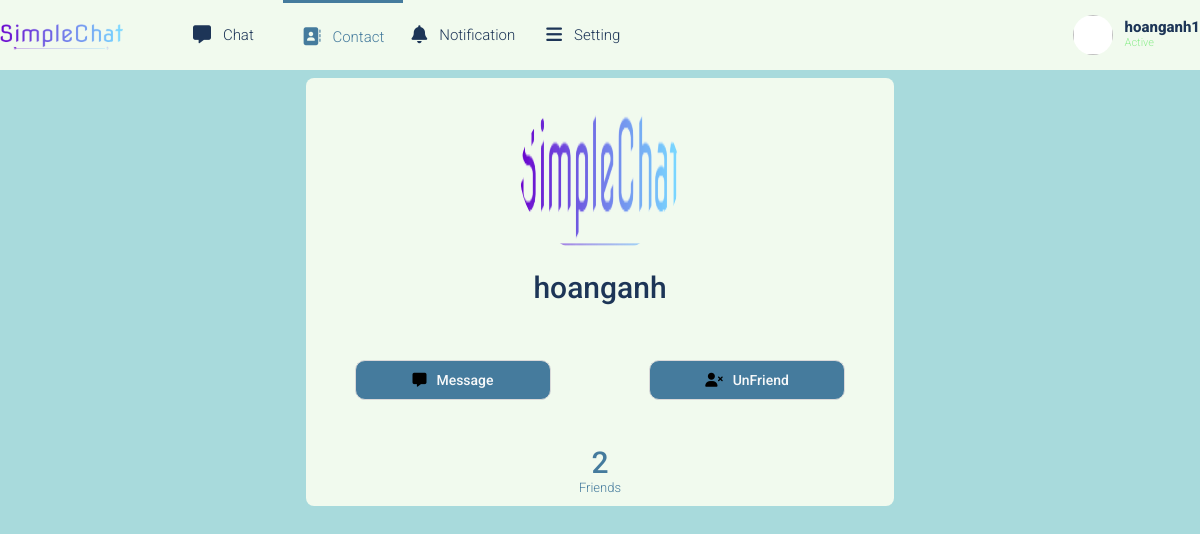
Page /users/profile/1/ (signed in) on the committed database.
### user/models.py (models this page shows, shortened)
class CustomUser(AbstractUser):
    create_date = models.DateTimeField(verbose_name=_("created date"), auto_now_add=True)
    profile_image = models.ImageField(max_length=255, upload_to=get_profile_image_path
                                      , null=True, blank=True, default=get_default_profile_image_path)
    gender = models.CharField(max_length=30, choices=GENDER_CHOICES, null=True, blank=True)
    is_online = models.BooleanField(default=False)

### user/views.py (the view)
# urls.py: path('profile/<int:user_id>/', UserProfileView.as_view(), name='user_profile'),
class UserProfileView(UserBaseView):
    def get(self, request, user_id):
        context = {}
        RELATIONSHIP = 1
        try:
            user_auth_friend_list, created = FriendList.objects.get_or_create(user=request.user)
            user_request_list = None
            user_profile = CustomUser.objects.get(pk=user_id) # this user in profile page
            user_profile_friend_list, created = FriendList.objects.get_or_create(user=user_profile)
            if request.user.id == user_id:
                RELATIONSHIP = 0
                user_profile_friend_list = user_auth_friend_list
                user_request_list = RequestFriend.objects.filter(receiver=request.user, is_active=True)
            elif user_auth_friend_list.is_mutual_friend(user_profile):
                RELATIONSHIP = 1
            else:
                RELATIONSHIP = 2
            context = {
                'user_profile': user_profile,
                'RELATIONSHIP': RELATIONSHIP,
                'user_friend_list': user_profile_friend_list.friends.all(),
                'user_request_list': user_request_list,
            }
            return render(request, 'accounts/profile.html', context)
        except CustomUser.DoesNotExist:
            return HttpResponse("User does not exist")

### friends/models.py (called while the page is built)
    def is_mutual_friend(self, friend):
        if friend in self.friends.all():
            return True
        return False

### templates/accounts/profile.html (shortened to what this page needs)
{% extends "base.html" %}
{% load static %}
{% load widget_tweaks %}
{% block cssblock %}
    <link rel="stylesheet" href="{% static 'css/profile.css' %}?version=1">
{% endblock cssblock %}
{% block header %}
    {% include 'pages/header.html' %}
{% endblock header %}
{% block content %}
<div class="container-profile">
    <div class="grid">
        <div class="grid__row">
            <div class="grid__col-3"></div>
            <div class="grid__col-6">
                <div class="profile">
                    <img src="{{ user_profile.profile_image.url }}" alt="" class="profile__img">
                    <div class="profile__info">
                        <p class="profile__info-username">{{ user_profile.username }}</p>
                    </div>
                    <div class="profile__action">
                        <form class="profile__action" action="{% url 'friends:friend_action' user_profile.pk %}" method="post">
                            {% if RELATIONSHIP == 0 %}
                                <button name="profile_action" value="edit_profile" class="btn btn--with-icon">
                                    <i class=".btn--icon-img fa-solid fa-user-pen"></i>
                                    <p class="btn--icon-text">Edit Profile</p>
                                </button>
                             {% else %}
                                <button name="profile_action" value="message" class="btn btn--with-icon">
                                    <i class=".btn--icon-img fa-solid fa-message"></i>
                                    <p class="btn--icon-text">Message</p>
                                </button>
                                {% if RELATIONSHIP == 2 %}
                                    <button name="profile_action" value="add_friend" class="btn btn--with-icon">
                                        <i class=".btn--icon-img fa-solid fa-user-plus"></i>
                                        <p class="btn--icon-text">Add Friend</p>
                                    </button>
                                {% elif RELATIONSHIP == 1 %}
                                    <button name="profile_action" value="unfriend" class="btn btn--with-icon">
                                        <i class=".btn--icon-img fa-solid fa-user-xmark"></i>
                                        <p class="btn--icon-text">UnFriend</>
                                    </button>
                                {% endif %}
                            {% endif %}
                        </form>
                    </div>
                    <div class="profile__extra">
                        <a href="javascript:void(0);" class="profile__extra-link" id="friend_list_btn">
                            <p class="profile__extra-link__count">
                                {{user_friend_list.count}}
                            </p>
                            <p class="profile__extra-link__title">
                                Friends
                            </p>
                        </a>
                    </div>
                </div>
            </div>
            <div class="grid__col-3">
            </div>
        </div>
    </div>
</div>
{% endblock content %}

### templates/pages/header.html (shortened to what this page needs)
{% load static %}
<header class="header">
    <div class="grid">
        <nav class="header__navbar">
            <div class="header__navbar-left">
                <div class="header__navbar-logo">
                    <a href="{% url 'chatroom:home' %}" class="header__navbar-logo-link">
                        <img class="header__navbar-logo-img" src="{% static 'img/simplechat-logo.png' %}" alt="Logo web">
                    </a>
                </div>
                <ul class="header__navbar-list header__navbar-menu">
                    <li id="navbar-chat" class="header__navbar-item">
                        <a href="{% url 'chatroom:home' %}" class="header__navbar-item-link">
                            <i class="header__navbar-item-logo fa-solid fa-message"></i>
                            Chat
                        </a>
                    </li>
                    <li id="navbar-contact" class="header__navbar-item">
                        <a href="{% url 'friends:friend_list' %}" class="header__navbar-item-link">
                            <i class="header__navbar-item-logo fa-solid fa-address-book"></i>
                            Contact
                        </a>
                    </li>
                    <li id="navbar-notification" class="header__navbar-item">
                        <a href="#" class="header__navbar-item-link">
                            <i class="header__navbar-item-logo fa-solid fa-bell"></i>
                            Notification
                        </a>
                    </li>
                    <li id="navbar-setting" class="header__navbar-item">
                        <a href="#" class="header__navbar-item-link">
                            <i class="header__navbar-item-logo fa-solid fa-bars"></i>
                            Setting
                        </a>
                    </li>
                </ul>
            </div>
            <div class="header__navbar-right">
                {% if user.is_authenticated %}
                    <img class="header__navbar-item-link header__navbar-profile-avatar" alt="">
                    <div id="header-profile-menu" class="header__navbar-profile">
                        <span class="header__navbar-item-link header__navbar-profile-username">{{request.user.username}}</span>
                        <p class="header__navbar-profile-status">Active</p>
                    </div>
                {% endif %}
            </div>
        </nav>
    </div>
</header>

### static/css/base.css (style rules this page uses)
:root { --white-color: #f8f9fa; --black-color: #000; --text-color: #d9d9d9; --primary-color: #a2d2ff; --no-focus-color: #a8dadc; --warning-color: #ef233c; --header-height: 70px; --bg-color-b: #457b9d; --bg-color: #a8dadc; --card-color: #f1faee; --text-b-color: #1d3557; --input-color: rgba(168, 218, 220, .5); --main-chat-color: #E63946; --active-color: #457b9d; --hover-color: rgba(69, 123, 157, .3); }
* { box-sizing: inherit; }
html { font-size: 62.5%; line-height: 1.6rem; font-family: 'Roboto', sans-serif; box-sizing: border-box; }
.grid { width: 1200px; max-width: 100%; margin: 0 auto; }
.grid__row { display: flex; flex-wrap: wrap; margin-left: -12px; margin-right: -12px; }
.grid__col-3 { padding-left: 12px; padding-right: 12px; width: 25%; }
.grid__col-6 { padding-left: 12px; padding-right: 12px; width: 50%; }
.header { height: var(--header-height); background-color: var(--card-color); }
.header__navbar { display: flex; justify-content: space-between; height: var(--header-height); }
.header__navbar-left { display: flex; align-items: center; justify-content: flex-start; flex-grow: 1; }
.header__navbar-right { display: inline-flex; justify-content: center; flex-wrap: nowrap; align-items: center; }
.header__navbar-logo, .header__navbar-logo-link, .header__navbar-logo-img { height: 30px; width: auto; }
.header__navbar-list { list-style: none; }
.header__navbar-menu { height: 100%; display: flex; align-items: center; }
.header__navbar-item { position: relative; height: 100%; flex: 1 0; width: 120px; }
.header__navbar-menu .header__navbar-item { box-sizing: border-box; }
.header__navbar-item, .header__navbar-item-link { text-decoration: none; font-size: 1.5rem; display: inline-flex; color: var(--text-b-color); font-weight: 300; align-items: center; justify-content: center; transition: .25s ease; }
.header__navbar-item--active { border-top: 3px solid var(--active-color); }
.header__navbar-item--active .header__navbar-item-link { color: var(--active-color); }
.header__navbar-item-logo { font-size: 1.8rem; margin: 0 12px 0 0; }
.header__navbar-profile { display: flex; flex-direction: column; align-items: flex-start; margin-left: 12px; cursor: pointer; }
.header__navbar-profile-avatar { width: 40px; border-radius: 50%; box-sizing: border-box; border: 0px solid; background-size: cover; background-repeat: no-repeat; background-position: center; height: 40px; background-color: white; }
.header__navbar-profile-username { font-weight: 800; color: var(--text-b-color); }
.header__navbar-profile-status { margin: 0; color: lightgreen; font-weight: 300; font-size: 1.1rem; }
.btn { min-width: 150px; height: 40px; width: 350px; max-width: 100%; border: none; border-radius: 10px; text-decoration: none; font-size: 1.4rem; font-weight: 500; cursor: pointer; }
.btn.btn--with-icon { border: 1px solid var(--text-color); display: flex; flex-direction: row; justify-content: center; align-items: center; margin: 0 auto; background-color: var(--active-color); }
.btn--icon-text { margin-left: 10px; color: var(--white-color); }

### static/css/profile.css (style rules this page uses)
.container-profile { background-color: var(--bg-color); height: calc(100vh - var(--header-height)); overflow: hidden; }
.profile { display: flex; flex-flow: column nowrap; background-color: var(--card-color); align-items: center; border-radius: 8px; margin-top: 8px; max-height: 800px; height: 100%; }
.profile__img { width: 160px; border: none; height: 160px; border-radius: 50%; margin: 16px 0; background-size: cover; background-position: center; background-repeat: no-repeat; }
.profile__info { display: flex; flex-flow: column nowrap; align-items: center; }
.profile__info-username { margin: 3px 0; font-size: 3rem; font-weight: 500; color: var(--text-b-color); line-height: 3rem; }
.profile__action { display: flex; flex-flow: row nowrap; justify-content: space-around; width: 100%; margin: 24px 0; }
.btn { width: 33.3333%; margin: 16px; min-width: 33.3333%; }
.profile__extra { display: flex; flex-flow: row nowrap; width: 100%; justify-content: center; }
.profile__extra-link { text-decoration: none; font-size: 1.4rem; font-weight: 300; display: flex; flex-flow: column nowrap; justify-content: center; align-items: center; width: 50%; color: var(--active-color); border: none; transition: .3 ease; }
.profile__extra-link__title { margin: 0; font-weight: 300; line-height: 2rem; font-size: 1.3rem; }
.profile__extra-link__count { margin: 0; font-size: 3rem; line-height: 3rem; font-weight: 500; }

### rows in the picture
CustomUser: user.username "hoanganh1"
CustomUser: profile_image (picture), username "hoanganh"

### other values in the picture
{{ user_friend_list.count }} "2"
